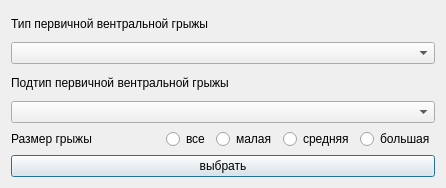
<?xml version="1.0" encoding="UTF-8"?>
<ui version="4.0">
 <class>PVentralHerniaForm</class>
 <widget class="QDialog" name="PVentralHerniaForm">
  <property name="geometry">
   <rect>
    <x>0</x>
    <y>0</y>
    <width>446</width>
    <height>188</height>
   </rect>
  </property>
  <property name="windowTitle">
   <string>Dialog</string>
  </property>
  <layout class="QVBoxLayout" name="verticalLayout_3">
   <item>
    <layout class="QVBoxLayout" name="verticalLayout">
     <item>
      <widget class="QLabel" name="label">
       <property name="text">
        <string>Тип первичной вентральной грыжы</string>
       </property>
      </widget>
     </item>
     <item>
      <widget class="QComboBox" name="comboBox_type_pventral_hernia"/>
     </item>
    </layout>
   </item>
   <item>
    <layout class="QVBoxLayout" name="verticalLayout_2">
     <item>
      <widget class="QLabel" name="label_2">
       <property name="text">
        <string>Подтип первичной вентральной грыжы</string>
       </property>
      </widget>
     </item>
     <item>
      <widget class="QComboBox" name="comboBox_subtype_pventral_hernia"/>
     </item>
    </layout>
   </item>
   <item>
    <layout class="QHBoxLayout" name="horizontalLayout">
     <item>
      <widget class="QLabel" name="label_3">
       <property name="text">
        <string>Размер грыжы</string>
       </property>
      </widget>
     </item>
     <item>
      <spacer name="horizontalSpacer">
       <property name="orientation">
        <enum>Qt::Horizontal</enum>
       </property>
       <property name="sizeHint" stdset="0">
        <size>
         <width>40</width>
         <height>20</height>
        </size>
       </property>
      </spacer>
     </item>
     <item>
      <widget class="QRadioButton" name="radioButton_all_size">
       <property name="text">
        <string>все</string>
       </property>
      </widget>
     </item>
     <item>
      <widget class="QRadioButton" name="radioButton_small">
       <property name="text">
        <string>малая</string>
       </property>
      </widget>
     </item>
     <item>
      <widget class="QRadioButton" name="radioButton_middle">
       <property name="text">
        <string>средняя</string>
       </property>
      </widget>
     </item>
     <item>
      <widget class="QRadioButton" name="radioButton_big">
       <property name="text">
        <string>большая</string>
       </property>
      </widget>
     </item>
    </layout>
   </item>
   <item>
    <layout class="QHBoxLayout" name="horizontalLayout_2">
     <item>
      <widget class="QPushButton" name="pushButton_choose">
       <property name="text">
        <string>выбрать</string>
       </property>
      </widget>
     </item>
    </layout>
   </item>
  </layout>
 </widget>
 <resources/>
 <connections/>
</ui>
